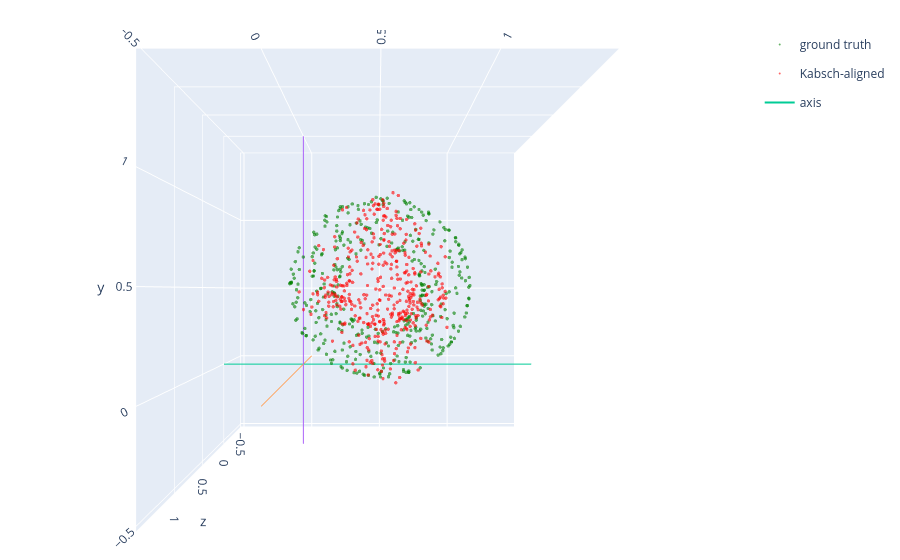

Source (notebook cell):
### Markdown cell above
## 8. Alignment strategies

Chamfer/EMD ignore rigid pose, so the reconstruction must first be aligned to
the ground truth. We compare the two strategies shipped with 3DMPE:

* **4-point RANSAC** (paper Eq. 6-7) - random 4-point correspondences,
* **Kabsch / SVD** (paper Eq. 13-16) - the closed-form solution used by ROA.

### Code cell
emb = result.embedding

t_4pt, _ = four_point_sample_transform(emb, points, rng=rng)
aligned_4pt = apply_transformation(emb, t_4pt)

t_kab = kabsch_transform(emb, points)
aligned_kab = apply_transformation(emb, t_kab)

print("4-point RANSAC : Chamfer",
      round(chamfer_distance(aligned_4pt, points), 3),
      "| ROA", round(roa(emb, points), 5))
print("Kabsch / SVD   : Chamfer",
      round(chamfer_distance(aligned_kab, points), 3),
      "| ROA", round(roa(emb, points), 5))

plot_point_clouds([points, aligned_kab],
                  names=["ground truth", "Kabsch-aligned"],
                  colors=["green", "red"])

### Figure 1 — Plotly figure (JSON) as saved in the notebook; plotly's stock layout.template omitted (floating-point values rounded to 4 significant figures; data arrays with more than 128 entries replaced by an {"elided": "..."} marker saying what was removed)
{"data": [{"marker": {"color": "green", "colorscale": [[0.0, "#ff0000"], [0.1111, "#ffa700"], [0.2222, "#afff00"], [0.3333, "#08ff00"], [0.4444, "#00ff9f"], [0.5556, "#00b7ff"], [0.6667, "#0010ff"], [0.7778, "#9700ff"], [0.8889, "#ff00bf"], [1.0, "#ff0000"]], "opacity": 0.6, "size": 2, "symbol": "circle"}, "mode": "markers", "name": "ground truth", "type": "scatter3d", "x": {"elided": "400 float values"}, "y": {"elided": "400 float values"}, "z": {"elided": "400 float values"}}, {"marker": {"color": "red", "colorscale": [[0.0, "#ff0000"], [0.1111, "#ffa700"], [0.2222, "#afff00"], [0.3333, "#08ff00"], [0.4444, "#00ff9f"], [0.5556, "#00b7ff"], [0.6667, "#0010ff"], [0.7778, "#9700ff"], [0.8889, "#ff00bf"], [1.0, "#ff0000"]], "opacity": 0.6, "size": 2, "symbol": "circle"}, "mode": "markers", "name": "Kabsch-aligned", "type": "scatter3d", "x": {"elided": "400 float values"}, "y": {"elided": "400 float values"}, "z": {"elided": "400 float values"}}, {"legendgroup": "axis", "mode": "lines", "name": "axis", "showlegend": true, "type": "scatter3d", "x": [-0.5217, 1.493], "y": [0, 0], "z": [0, 0]}, {"legendgroup": "axis", "mode": "lines", "name": "axis", "showlegend": false, "type": "scatter3d", "x": [0, 0], "y": [-0.5217, 1.493], "z": [0, 0]}, {"legendgroup": "axis", "mode": "lines", "name": "axis", "showlegend": false, "type": "scatter3d", "x": [0, 0], "y": [0, 0], "z": [-0.5217, 1.493]}], "layout": {"margin": {"b": 10, "l": 10, "r": 10, "t": 30}, "scene": {"aspectmode": "cube", "camera": {"center": {"x": 0, "y": 0, "z": 0}, "eye": {"x": 0, "y": 0, "z": 1.8}, "projection": {"type": "perspective"}, "up": {"x": 0, "y": 1, "z": 0}}, "xaxis": {"range": [-0.5217, 1.493]}, "yaxis": {"range": [-0.5217, 1.493]}, "zaxis": {"range": [-0.5217, 1.493]}}}}
